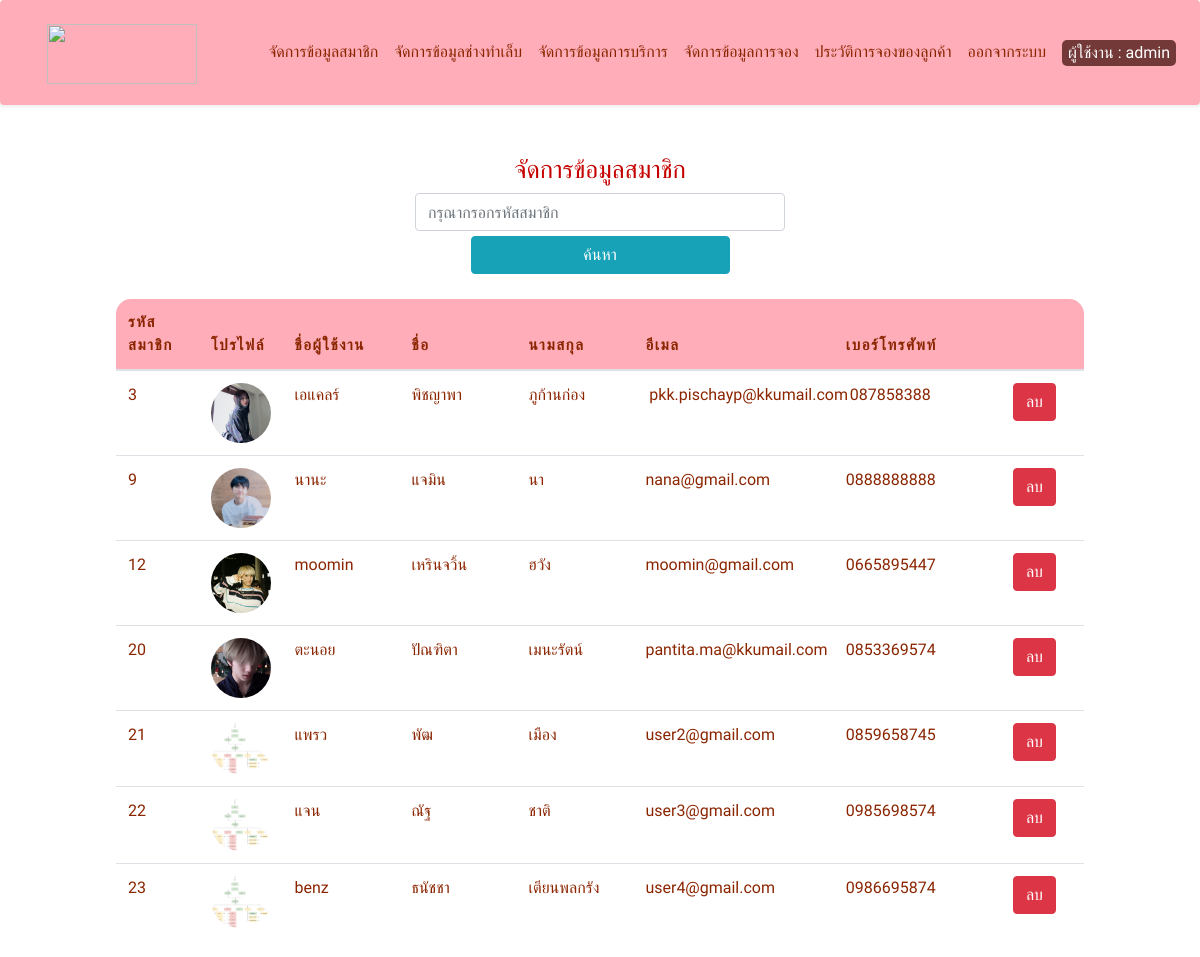
Page /admin/show_user.php (signed in) on the committed database.
### tables this page shows
CREATE TABLE `customer` (
  `cus_id` int(50) NOT NULL,
  `username` varchar(100) NOT NULL,
  `fname` varchar(100) NOT NULL,
  `lname` varchar(100) NOT NULL,
  `password` varchar(50) NOT NULL,
  `email` varchar(100) NOT NULL,
  `tel` varchar(10) NOT NULL,
  `file` varchar(500) NOT NULL,
  `typeuser_id` int(50) NOT NULL
);

### admin/show_user.php (the view, shortened to what this page needs)
<!DOCTYPE html>
<html lang="en">
<head>
    <?php include "../header_admin.php"; ?>
    <link rel="stylesheet" href="../css.css">
    <link rel="stylesheet" href="../css_admin.css">
    <link rel="stylesheet" href="../table.css">
    <link rel="stylesheet" href="../table_card.css">
    <link rel="stylesheet" href="https://stackpath.bootstrapcdn.com/bootstrap/4.4.1/css/bootstrap.min.css">
    <?php
    $Key_id = null;
    if (isset($_POST["txtKeyword"])) {
        $Key_id = $_POST["txtKeyword"];
    } else {
        $Key_id = null;
    }
    ?>
</head>
<body>
    <div class="container-fluid">
        <div class="row" id="show-user">
            <div class="col-md-12">
                <h2>จัดการข้อมูลสมาชิก</h2>
            </div>
        </div>
        <div class="row">
            <div class="col-md-4"></div>
            <div class="col-md-4" id="search">
                <form method="POST">
                    <input class="form-control" name="txtKeyword" type="text" id="txtKeyword" placeholder="กรุณากรอกรหัสสมาชิก" value="<?php echo $Key_id; ?>">
                    <button type="submit" value="ค้นหา" class="btn btn-info">ค้นหา</button>
                </form>
            </div>
            <div class="col-md-4"></div>
        </div><br>
        <div class="row">
            <div class="col-md-1"></div>
            <div class="col-md-10">
                <table class="table table-striped table-hover">
                    <thead>
                        <th scope="col" width="5%">รหัสสมาชิก</th>
                        <th scope="col" width="5%">โปรไฟล์</th>
                        <th scope="col" width="7%">ชื่อผู้ใช้งาน</th>
                        <th scope="col" width="7%">ชื่อ</th>
                        <th scope="col" width="7%">นามสกุล</th>
                        <th scope="col" width="12%">อีเมล</th>
                        <th scope="col" width="10%">เบอร์โทรศัพท์</th>
                        <th scope="col" width="5%"></th>
                    </thead>
                    <span>
                        <tbody>
                            <?php
                            include('../conn/conn.php');
                            $query = mysqli_query($conn, "SELECT * from customer
                        WHERE typeuser_id = 2 and cus_id LIKE '%" . $Key_id . "%'");
                            while ($row = mysqli_fetch_array($query)) {
                            ?>
                                <tr>
                                    <td data-label="รหัสสมาชิก"><?php echo $row['cus_id']; ?></td>
                                    <td data-label="โปรไฟล์">
                                        <img src="<?php echo $row["file"] ?>" class="rounded-circle" />
                                    </td>
                                    <td data-label="ชื่อผู้ใช้งาน"><?php echo $row['username']; ?></td>
                                    <td data-label="ชื่อ"><?php echo $row['fname']; ?></td>
                                    <td data-label="นามสกุล"><?php echo $row['lname']; ?></td>
                                    <td data-label="อีเมล"><?php echo $row['email']; ?></td>
                                    <td data-label="เบอร์โทรศัพท์"><?php echo $row['tel']; ?></td>
                                    <td data-label="">
                                        <span>
                                            <a href="#del<?php echo $row['cus_id']; ?>" data-toggle="modal" class="btn btn-danger">
                                                <span class="glyphicon glyphicon-trash"></span>ลบ </a>
                                            <?php include('../model/main_del_user.php'); ?>
                                        </span>
                                    </td>
                                </tr>
                            <?php
                            }
                            ?>
                        </tbody>
                </table>
            </div>
            <div class="col-md-1"></div>
        </div>
</body>
</html>

### header_admin.php (shortened to what this page needs)
<!DOCTYPE html>
<html lang="en">
<head>
    <link rel="stylesheet" href="../css.css">
    <link rel="stylesheet" href="../css_admin.css">
    <link rel="stylesheet" href="https://stackpath.bootstrapcdn.com/bootstrap/4.4.1/css/bootstrap.min.css"
>
    <link rel="stylesheet" href="https://cdn.jsdelivr.net/npm/bootstrap-icons@1.7.0/font/bootstrap-icons.css">
</head>
<body>
<header>
    <nav class="navbar navbar-expand-lg navbar-light color-dark shadow-sm rounded" id="menu">
            <nav class="navbar">
                <div class="container-fluid">
                    <a class="navbar-brand" href="../index/index_admin.php">
                    <img src="../img/logo.png" width="150" height="60" class="d-inline-block align-text-top">
                    </a>
                </div>
            </nav>
            <div class="collapse navbar-collapse justify-content-md-end" id="navbarsExample10">
            <ul class="navbar-nav">
            <li class="nav-item"><a class="nav-link js-scroll-trigger" href="../admin/show_user.php">จัดการข้อมูลสมาชิก</a></li>
                <li class="nav-item"><a class="nav-link js-scroll-trigger" href="../admin/show_nailer.php">จัดการข้อมูลช่างทำเล็บ</a></li>
                <li class="nav-item"><a class="nav-link js-scroll-trigger" href="../admin/editnail_hand_one.php">จัดการข้อมูลการบริการ</a></li>
                <li class="nav-item"><a class="nav-link js-scroll-trigger" href="../admin/show_booking.php">จัดการข้อมูลการจอง</a></li>
                <li class="nav-item"><a class="nav-link js-scroll-trigger" href="../admin/show_record.php">ประวัติการจองของลูกค้า</a></li>
                <li class="nav-item">
                    <a class="nav-link" href="../index.php">ออกจากระบบ</a>
                </li>
                <li class="nav-item">
                    <a class="nav-link">
                    <button type="button" id="btn_status">
                        <?PHP
                            if(isset($_SESSION['username'])){
                                echo "ผู้ใช้งาน : ".$_SESSION['username'];
                            }else {
                                echo "<script>alert('username or password is incorrect!')</script>";
                                echo "<script>window.open('../index.php','_self')</script>";
                            }
                        ?>
                    </button>
                    </a>
                </li>
            </ul>
            </div>
        </nav>
</header>
</body>
</html>

### model/main_del_user.php (shortened to what this page needs)
<link rel="stylesheet" href="../css_modal.css">

### css.css (style rules this page uses)
* { font-family: 'Prompt', sans-serif; background-image: '../img/bg/bg1.jpg'; background-attachment: fixed; }
#menu { background-color: #FFAEB9; }
.nav-link, a:visited { color: #8B2500 !important; }
#btn_status { border: none; border-radius: 5px; color: white; text-align: center; text-decoration: none; display: inline-block; font-size: 16px; cursor: pointer; background-color: #733938; }
[class*="col-"] { width: 100%; }

### css_admin.css (style rules this page uses)
* { font-family: 'Prompt', sans-serif; background-image: '../img/bg/bg1.jpg'; background-attachment: fixed; }
#search form { margin: auto; display: block; text-align: center; }
#search form button { margin-top: 5px; width: 70%; }
#show-user h2 { text-align:center; color:#C60000; font-size:25px; margin-top: 2em; }
.rounded-circle { width: 60px; }
[class*="col-"] { width: 100%; }

### table.css (style rules this page uses)
table thead th { background-color: #FFAEB9 !important; color: #8B2500 !important; }
table tbody td { background-color: white; color: #8B2500 !important; }
table { border-collapse: collapse !important; border-radius: 1em !important; overflow: hidden !important; }

### table_card.css (style rules this page uses)
table { border: 1px solid #ccc; border-collapse: collapse; margin: 0; padding: 0; width: 100%; table-layout: fixed; }
table tr { background-color: #f8f8f8; border: 1px solid #FFAEB9; padding: .35em; }
table th, table td { padding: .625em; }
table th { font-size: .95em; letter-spacing: .1em; text-transform: uppercase; }
body { line-height: 1.25; }

### css_modal.css (style rules this page uses)
* { font-family: 'Prompt', sans-serif; }
[class*="col-"] { width: 100%; }

### header_admin.php (style rules this page uses)
body { background-image: url('https://i.pinimg.com/564x/af/c2/10/afc21018708639dabcbb588ecee0f3a2.jpg'); background-repeat: no-repeat; background-size: 100% 100%; }

### rows in the picture
customer: cus_id "3", file (picture), username "เอแคลร์", fname "พิชญาพา", lname "ภูก้านก่อง", email "pkk.pischayp@kkumail.com", tel "087858388"
customer: cus_id "9", file (picture), username "นานะ", fname "แจมิน", lname "นา", email "nana@gmail.com", tel "0888888888"
customer: cus_id "12", file (picture), username "moomin", fname "เหรินจวิ้น", lname "ฮวัง", email "moomin@gmail.com", tel "0665895447"
customer: cus_id "20", file (picture), username "ตะนอย", fname "ปัณฑิตา", lname "เมนะรัตน์", email "pantita.ma@kkumail.com", tel "0853369574"
customer: cus_id "21", file (picture), username "แพรว", fname "พัฒ", lname "เมือง", email "user2@gmail.com", tel "0859658745"
customer: cus_id "22", file (picture), username "แจน", fname "ณัฐ", lname "ชาติ", email "user3@gmail.com", tel "0985698574"
customer: cus_id "23", file (picture), username "benz", fname "ธนัชชา", lname "เตียนพลกรัง", email "user4@gmail.com", tel "0986695874"

### other values in the picture
$_SESSION['username'] "admin"
